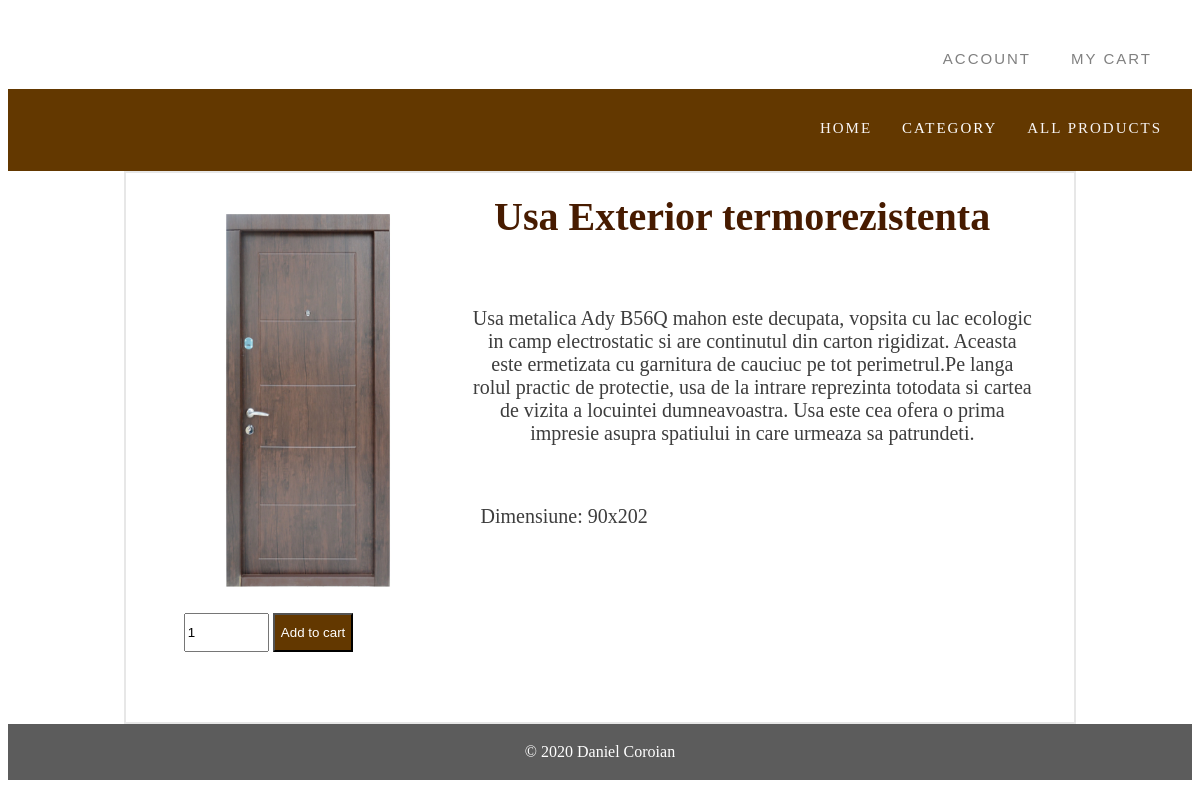
Page /item.php?id=1 on the committed database.
### tables this page shows
CREATE TABLE IF NOT EXISTS `products` (
  `id` int(8) NOT NULL AUTO_INCREMENT,
  `name` varchar(40) NOT NULL,
  `image` text NOT NULL,
  `price` double(8,2) NOT NULL,
  `category` varchar(30) DEFAULT NULL,
  `description` varchar(1000) DEFAULT NULL,
  `dimensions` varchar(50) DEFAULT NULL,
  PRIMARY KEY (`id`)
);

### functions.php (called while the page is built, shortened)
<?php
	require_once "conection.php";
	class functionsCart extends conection{
		function getProductById($product_id)
		{
			$query = "SELECT * FROM products WHERE id=?";
			$params=array(
						array(
							"param_type" => "s",
							"param_value" => $product_id
						)
					);
			$productResult = $this->getResults($query, $params);
			return $productResult;
		}
	}
?>

### item.php (the view, shortened to what this page needs)
<?php
	require_once "functions.php";
	$functionsCart = new functionsCart();
	if(isset($_GET["id"])){
		$item = $functionsCart -> getProductById($_GET["id"]);
	}
?>
<html>
	<head>
		<link rel="stylesheet" href="style2.css">
		<link rel="stylesheet" href="style.css">
	</head>
	<body>
	<?=navbar()?>
		<div class="container">
			<div class="item">
				<div class="left">
					<img src="images/<?php echo $item[0]["image"]?>" width="350" height="400" alt="<?php echo $item[0]['name']?>">
					<div class="quantity_sub">
						<form method="post" action="cart.php?action=add&id=<?php echo $item[0]["id"]; ?>">
							<input type="number" name="quantity" value="1" size="1" />
							<input type="submit" value="Add to cart" />
						</form>
					</div>
				</div>
				<div class="right">
					<div class="name_item">
						<strong><?php echo $item[0]["name"]; ?></strong>
					</div>
					<div class="descriere">
						<?php echo $item[0]["description"];?>
					</div>
					<div class="dimensiuni">
						Dimensiune: <?php echo $item[0]["dimensions"];?>
					</div>
				</div>
			</div>
		</div>
	<?=footer()?>
	</body>
</html>

### style2.css (style rules this page uses)
.item { text-align: center; }
.item .left { float: left; width: 30%; margin-top:30px; margin-bottom:20px; }
.quantity_sub input[type="number"] { margin-top: 10px; width:30%; height: 5%; }
.quantity_sub input[type="submit"] { margin-top: 10px; color:white; cursor:pointer; background-color:#633800; height: 5%; }
.item .right { float: left; width: 70%; }
.name_item { text-align: center; font-size: 40px; color: #471b00; padding-top: 3%; padding-bottom: 1%; }
.descriere { margin:60px; margin-top: 60px; color: #3d3d3d; width:85%; font-size: 20px; text-align:center; }
.dimensiuni { margin-left:70px; margin-top:50px; text-align:left; font-size: 20px; color: #3d3d3d; }

### style.css (style rules this page uses)
.container { background-color: white; margin: 0 auto; padding:0 auto; width: 80%; scroll-behavior: auto; border: 2px solid rgb(231, 231, 231); overflow: auto; min-height:70%; }

### rows in the picture
products: image (picture), name "Usa Exterior termorezistenta", description "Usa metalica Ady B56Q mahon este decupata, vopsita cu lac ecologic in camp electrostatic si are continutul din carton rigidizat. Aceasta este ermetizata cu garnitura de cauciuc pe tot perimetrul.Pe langa rolul practic de protectie, usa de la intrare reprezinta totodata si cartea de vizita a locuintei dumneavoastra. Usa este cea ofera o prima impresie asupra spatiului in care urmeaza sa patrundeti.", dimensions "90x202"
